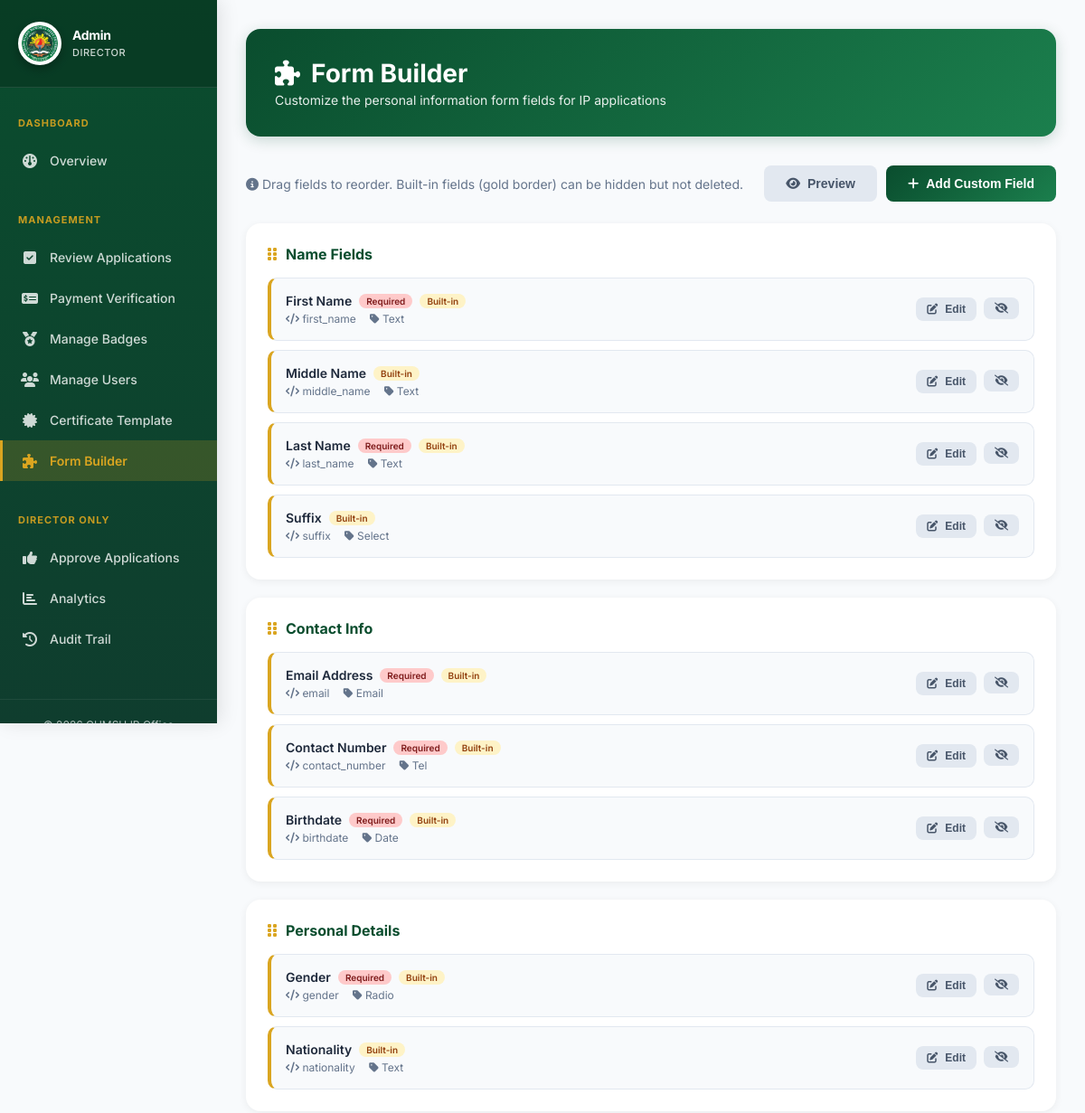
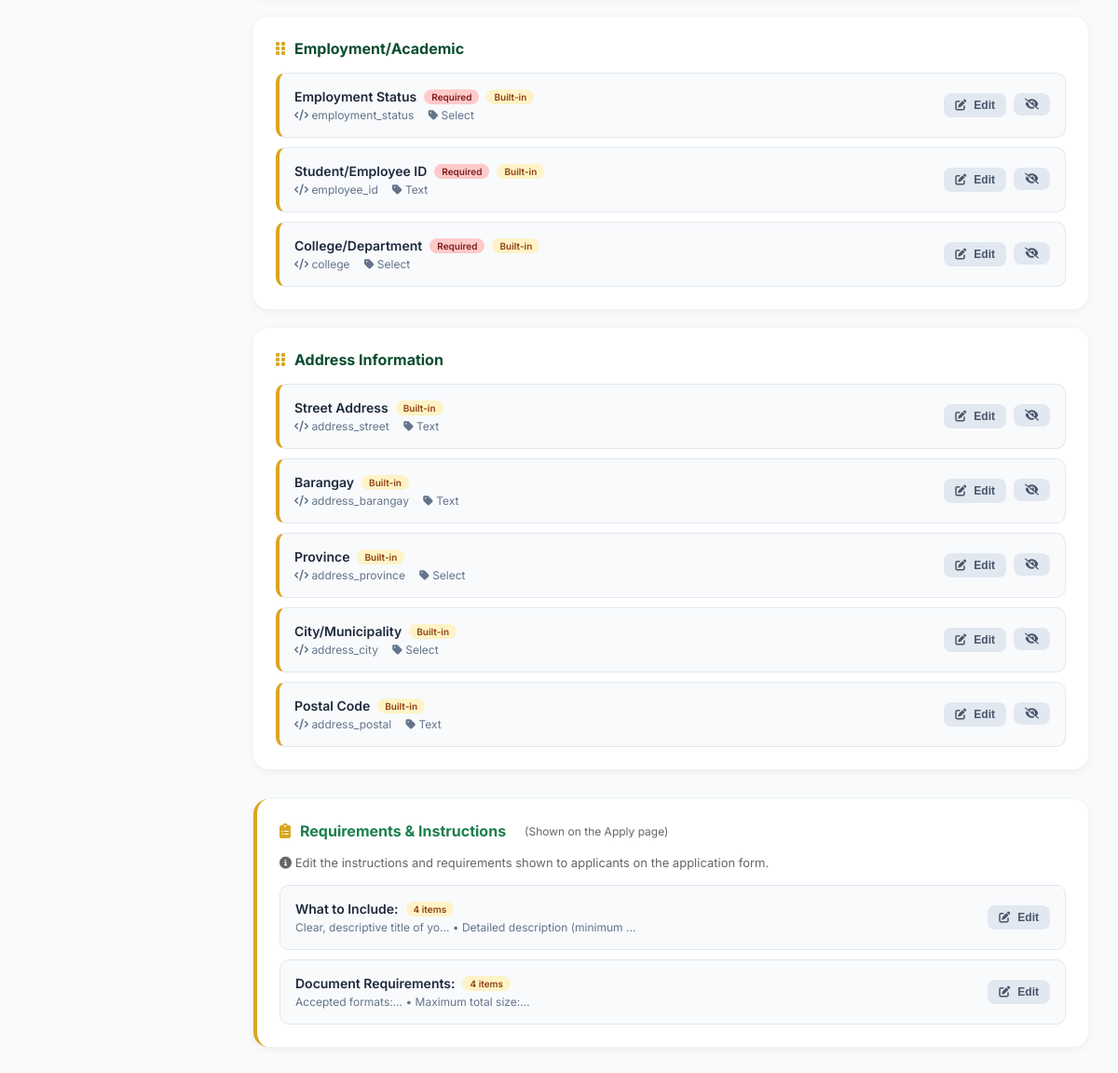
Page /admin/manage-form-fields.php (signed in) on the committed database (2 pictures, top to bottom).
### tables this page shows
CREATE TABLE form_fields (
  id INT PRIMARY KEY AUTO_INCREMENT,
  field_name VARCHAR(100) NOT NULL UNIQUE COMMENT 'Internal field name (snake_case)',
  field_label VARCHAR(255) NOT NULL COMMENT 'Display label for the field',
  field_type ENUM('text', 'email', 'tel', 'date', 'select', 'radio', 'textarea', 'number') NOT NULL DEFAULT 'text',
  field_options TEXT DEFAULT NULL COMMENT 'JSON array for select/radio options',
  placeholder VARCHAR(255) DEFAULT NULL,
  validation_pattern VARCHAR(255) DEFAULT NULL COMMENT 'Regex pattern for validation',
  is_required BOOLEAN DEFAULT FALSE,
  is_active BOOLEAN DEFAULT TRUE,
  is_builtin BOOLEAN DEFAULT FALSE COMMENT 'Built-in fields cannot be deleted',
  field_section ENUM('name', 'contact', 'personal', 'employment', 'address') DEFAULT 'personal',
  field_order INT DEFAULT 0,
  grid_column VARCHAR(50) DEFAULT '1fr' COMMENT 'CSS grid column width',
  created_at TIMESTAMP DEFAULT CURRENT_TIMESTAMP,
  updated_at TIMESTAMP DEFAULT CURRENT_TIMESTAMP ON UPDATE CURRENT_TIMESTAMP,
  INDEX idx_active_order (is_active, field_order),
  INDEX idx_section (field_section)
);

### config/form_fields_helper.php (called while the page is built, shortened)
<?php
function initFormFieldsTable($conn) {
    $result = $conn->query("SHOW TABLES LIKE 'form_fields'");
}
function getAllFormFields($conn) {
    initFormFieldsTable($conn);
    $result = $conn->query("SELECT * FROM form_fields ORDER BY field_section, field_order ASC");
    $fields = [];
    if ($result) {
        while ($row = $result->fetch_assoc()) {
            if (!empty($row['field_options'])) {
                $row['field_options'] = json_decode($row['field_options'], true);
            }
            $fields[] = $row;
        }
    }
    return $fields;
}

### admin/manage-form-fields.php (the view, shortened to what this page needs)
<?php
require_once '../config/db.php';
require_once '../config/form_fields_helper.php';
$fields = getAllFormFields($conn);
$sections = ['name' => 'Name Fields', 'contact' => 'Contact Info', 'personal' => 'Personal Details', 'employment' => 'Employment/Academic', 'address' => 'Address Information'];
$instructions_file = __DIR__ . '/../config/form_instructions.json';
$form_instructions = [];
if (file_exists($instructions_file)) {
    $form_instructions = json_decode(file_get_contents($instructions_file), true) ?? [];
}
?>
<!DOCTYPE html>
<html lang="en">
<head>
  <link href="https://cdnjs.cloudflare.com/ajax/libs/font-awesome/6.4.0/css/all.min.css" rel="stylesheet">
</head>
<body>
  <?php require_once '../includes/sidebar.php'; ?>
  <div class="container">
    <div class="page-header">
      <h1><i class="fas fa-puzzle-piece" style="margin-right: 12px;"></i>Form Builder</h1>
      <p>Customize the personal information form fields for IP applications</p>
    </div>
    <div class="toolbar">
      <div>
        <span style="color: #64748B; font-size: 14px;">
          <i class="fas fa-info-circle"></i> Drag fields to reorder. Built-in fields (gold border) can be hidden but not deleted.
        </span>
      </div>
      <div style="display: flex; gap: 10px; flex-wrap: wrap;">
        <button class="btn btn-secondary" onclick="previewForm()">
          <i class="fas fa-eye"></i> Preview
        </button>
        <button class="btn btn-primary" onclick="openModal('addModal')">
          <i class="fas fa-plus"></i> Add Custom Field
        </button>
      </div>
    </div>
    <?php foreach ($sections as $sectionKey => $sectionTitle): ?>
      <div class="section-card">
        <div class="section-title">
          <i class="fas fa-grip-vertical"></i>
          <?php echo $sectionTitle; ?>
        </div>
        <div class="field-list" data-section="<?php echo $sectionKey; ?>">
          <?php
          $sectionFields = array_filter($fields, fn($f) => $f['field_section'] === $sectionKey);
          foreach ($sectionFields as $field):
          ?>
            <div class="field-item <?php echo $field['is_builtin'] ? 'builtin' : ''; ?> <?php echo !$field['is_active'] ? 'inactive' : ''; ?>" data-id="<?php echo $field['id']; ?>">
              <div class="field-info">
                <div class="field-name">
                  <?php echo htmlspecialchars($field['field_label']); ?>
                  <?php if ($field['is_required']): ?><span class="badge badge-required">Required</span><?php endif; ?>
                  <?php if ($field['is_builtin']): ?><span class="badge badge-builtin">Built-in</span><?php endif; ?>
                </div>
                <div class="field-meta">
                  <span><i class="fas fa-code"></i> <?php echo htmlspecialchars($field['field_name']); ?></span>
                  <span><i class="fas fa-tag"></i> <?php echo ucfirst($field['field_type']); ?></span>
                </div>
              </div>
              <div class="field-actions">
                <button class="btn btn-secondary btn-small" onclick="editField(<?php echo htmlspecialchars(json_encode($field)); ?>)">
                  <i class="fas fa-edit"></i> Edit
                </button>
                <form method="POST" style="display:inline;">
                  <button type="submit" class="btn btn-secondary btn-small" title="<?php echo $field['is_active'] ? 'Hide field' : 'Show field'; ?>">
                    <i class="fas fa-<?php echo $field['is_active'] ? 'eye-slash' : 'eye'; ?>"></i>
                  </button>
                </form>
              </div>
            </div>
          <?php endforeach; ?>
        </div>
      </div>
    <?php endforeach; ?>
    <div class="section-card" style="border-left: 4px solid #DAA520; margin-top: 32px;">
      <div class="section-title" style="color: #1B7F4D;">
        <i class="fas fa-clipboard-list"></i>
        Requirements & Instructions
        <span style="font-size: 12px; font-weight: normal; color: #666; margin-left: 10px;">
          (Shown on the Apply page)
        </span>
      </div>
      <p style="font-size: 13px; color: #666; margin-bottom: 16px;">
        <i class="fas fa-info-circle"></i> Edit the instructions and requirements shown to applicants on the application form.
      </p>
      <div class="field-list">
        <?php foreach ($form_instructions as $key => $section): ?>
          <div class="field-item" style="cursor: default;">
            <div class="field-info">
              <div class="field-name">
                <?php echo htmlspecialchars($section['title']); ?>
                <span class="badge badge-builtin"><?php echo count($section['items']); ?> items</span>
              </div>
              <div class="field-meta">
                <?php
                  $preview = implode(' • ', array_slice(array_map(function($item) {
                    return strip_tags(substr($item, 0, 30)) . (strlen($item) > 30 ? '...' : '');
                  }, $section['items']), 0, 2));
                ?>
                <span><?php echo htmlspecialchars($preview); ?></span>
              </div>
            </div>
            <div class="field-actions">
              <button class="btn btn-secondary btn-small" onclick="editInstructions('<?php echo $key; ?>', <?php echo htmlspecialchars(json_encode($section)); ?>)">
                <i class="fas fa-edit"></i> Edit
              </button>
            </div>
          </div>
        <?php endforeach; ?>
      </div>
    </div>
  </div>
</body>
</html>

### admin/manage-form-fields.php (style rules this page uses)
* { margin: 0; padding: 0; box-sizing: border-box; }
body { font-family: 'Inter', sans-serif; background: #F8FAFC; color: #1E293B; }
.container { padding: 32px; max-width: 1400px; margin: 0 auto; }
.page-header { background: linear-gradient(135deg, #0A4D2E 0%, #1B7F4D 100%); color: white; padding: 32px; border-radius: 16px; margin-bottom: 32px; box-shadow: 0 4px 16px rgba(10, 77, 46, 0.2); }
.page-header h1 { font-size: 28px; font-weight: 700; margin-bottom: 4px; }
.page-header p { opacity: 0.9; font-size: 14px; }
.toolbar { display: flex; justify-content: space-between; align-items: center; margin-bottom: 24px; flex-wrap: wrap; gap: 16px; }
.btn { padding: 12px 24px; border: none; border-radius: 8px; cursor: pointer; font-size: 14px; font-weight: 600; transition: all 0.2s; display: inline-flex; align-items: center; gap: 8px; text-decoration: none; }
.btn-primary { background: linear-gradient(135deg, #0A4D2E 0%, #1B7F4D 100%); color: white; }
.btn-secondary { background: #E2E8F0; color: #475569; }
.btn-small { padding: 6px 12px; font-size: 12px; }
.section-card { background: white; border-radius: 16px; padding: 24px; margin-bottom: 20px; box-shadow: 0 2px 8px rgba(0,0,0,0.06); }
.section-title { font-size: 16px; font-weight: 700; color: #0A4D2E; margin-bottom: 16px; display: flex; align-items: center; gap: 10px; }
.section-title i { color: #DAA520; }
.field-list { display: flex; flex-direction: column; gap: 10px; }
.field-item { background: #F8FAFC; border: 1px solid #E2E8F0; border-radius: 10px; padding: 16px; display: flex; justify-content: space-between; align-items: center; gap: 16px; transition: all 0.2s; cursor: grab; }
.field-item.builtin { border-left: 4px solid #DAA520; }
.field-info { flex: 1; }
.field-name { font-weight: 600; color: #1E293B; font-size: 14px; display: flex; align-items: center; gap: 8px; }
.field-meta { font-size: 12px; color: #64748B; margin-top: 4px; }
.field-meta span { margin-right: 12px; }
.badge { padding: 2px 8px; border-radius: 10px; font-size: 10px; font-weight: 600; }
.badge-required { background: #FECACA; color: #7F1D1D; }
.badge-builtin { background: #FEF3C7; color: #92400E; }
.field-actions { display: flex; gap: 8px; }

### includes/sidebar.php (style rules this page uses)
body { margin-left: 0; }
body.sidebar-active { margin-left: 280px; }
@media (max-width: 1200px) { body.sidebar-active { margin-left: 240px; } }

### rows in the picture
form_fields: field_label "First Name", is_required "Required", is_builtin "Built-in", field_name "first_name", field_type "Text", is_active 1 (drawn)
form_fields: field_label "Middle Name", is_builtin "Built-in", field_name "middle_name", field_type "Text", is_active 1 (drawn)
form_fields: field_label "Last Name", is_required "Required", is_builtin "Built-in", field_name "last_name", field_type "Text", is_active 1 (drawn)
form_fields: field_label "Suffix", is_builtin "Built-in", field_name "suffix", field_type "Select", is_active 1 (drawn)
form_fields: field_label "Email Address", is_required "Required", is_builtin "Built-in", field_name "email", field_type "Email", is_active 1 (drawn)
form_fields: field_label "Contact Number", is_required "Required", is_builtin "Built-in", field_name "contact_number", field_type "Tel", is_active 1 (drawn)
form_fields: field_label "Birthdate", is_required "Required", is_builtin "Built-in", field_name "birthdate", field_type "Date", is_active 1 (drawn)
form_fields: field_label "Gender", is_required "Required", is_builtin "Built-in", field_name "gender", field_type "Radio", is_active 1 (drawn)
form_fields: field_label "Nationality", is_builtin "Built-in", field_name "nationality", field_type "Text", is_active 1 (drawn)
form_fields: field_label "Employment Status", is_required "Required", is_builtin "Built-in", field_name "employment_status", field_type "Select", is_active 1 (drawn)
form_fields: field_label "Student/Employee ID", is_required "Required", is_builtin "Built-in", field_name "employee_id", field_type "Text", is_active 1 (drawn)
form_fields: field_label "College/Department", is_required "Required", is_builtin "Built-in", field_name "college", field_type "Select", is_active 1 (drawn)
form_fields: field_label "Street Address", is_builtin "Built-in", field_name "address_street", field_type "Text", is_active 1 (drawn)
form_fields: field_label "Barangay", is_builtin "Built-in", field_name "address_barangay", field_type "Text", is_active 1 (drawn)
form_fields: field_label "Province", is_builtin "Built-in", field_name "address_province", field_type "Select", is_active 1 (drawn)
form_fields: field_label "City/Municipality", is_builtin "Built-in", field_name "address_city", field_type "Select", is_active 1 (drawn)
form_fields: field_label "Postal Code", is_builtin "Built-in", field_name "address_postal", field_type "Text", is_active 1 (drawn)

### other values in the picture
$user_role "DIRECTOR"
$sectionTitle "Name Fields"
$sectionTitle "Contact Info"
$sectionTitle "Personal Details"
$sectionTitle "Employment/Academic"
$sectionTitle "Address Information"
$section['title'] "What to Include:"
count($section['items']) "4"
$preview "Clear, descriptive title of yo... • Detailed description (minimum ..."
$section['title'] "Document Requirements:"
$preview "Accepted formats:... • Maximum total size:..."
